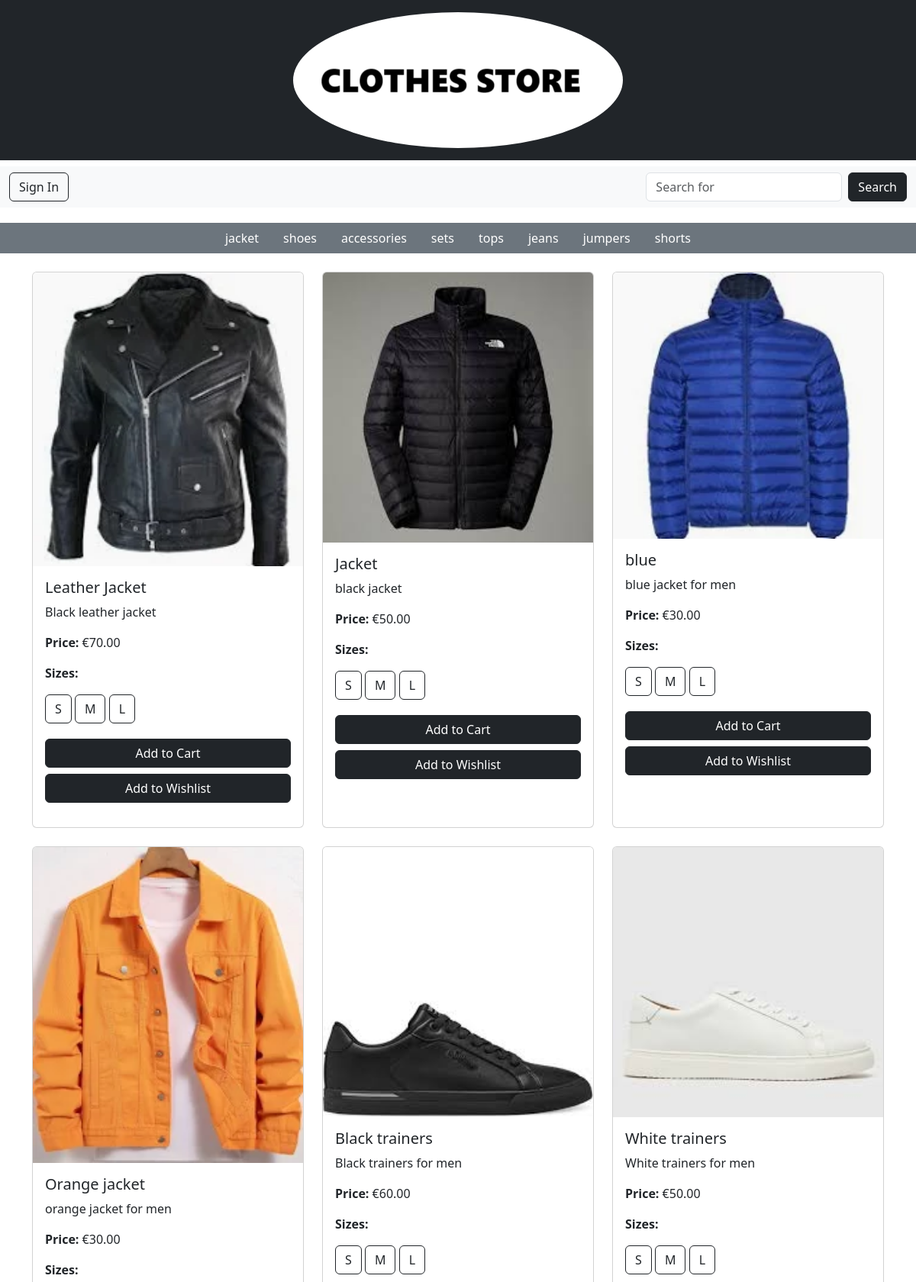
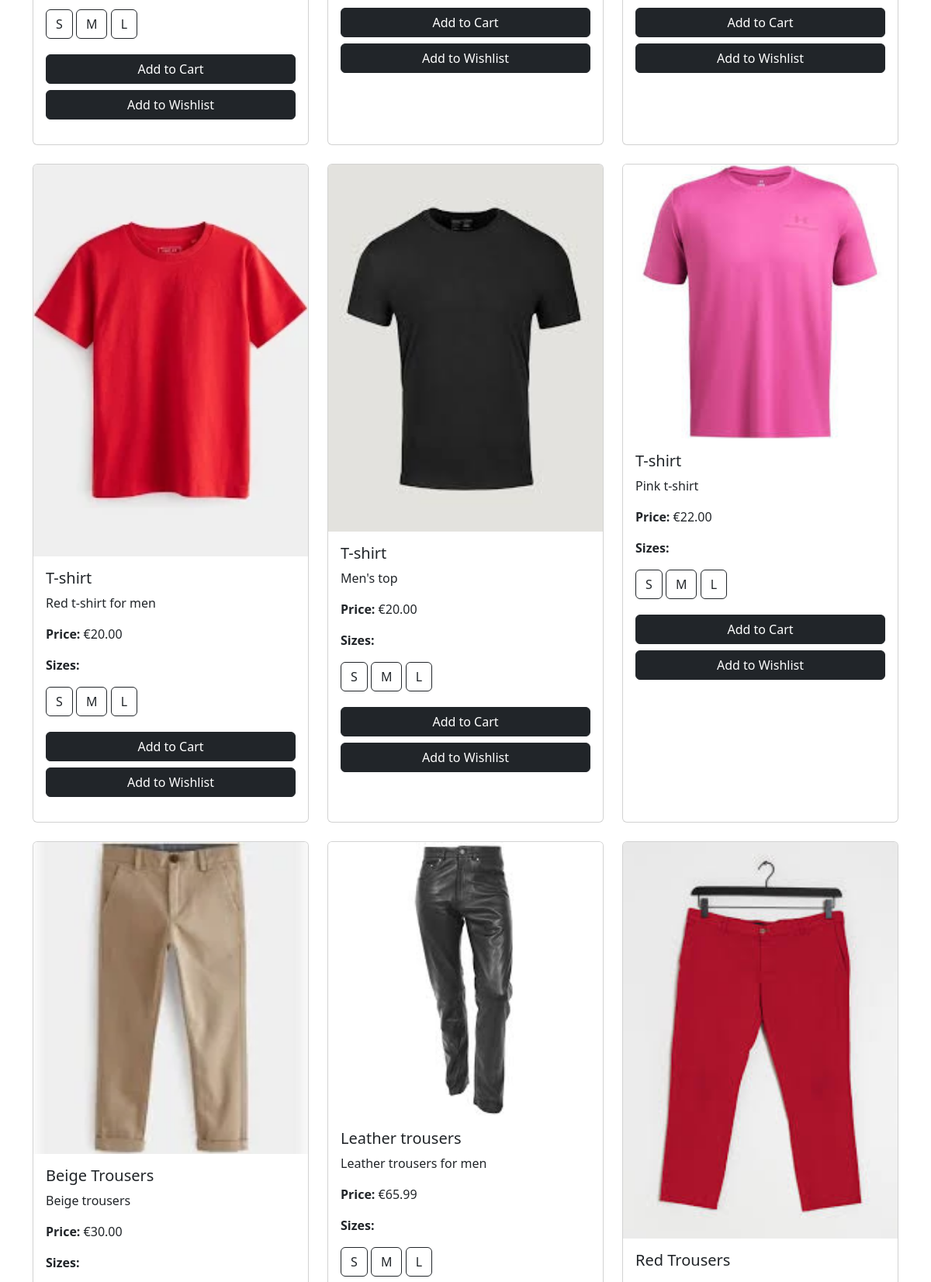
Page /store/men/ (upper part) on the committed database (2 pictures, top to bottom).
### store/models.py (models this page shows, shortened)
class Category(models.Model):
    name = models.CharField(max_length=255)
    parent = models.ForeignKey('self', on_delete=models.CASCADE, null=True, blank=True, related_name='subcategories')

class Product(models.Model):
    name = models.CharField(max_length=255)
    description = models.TextField()
    price = models.DecimalField(max_digits=10, decimal_places=2)
    category = models.ForeignKey(Category, on_delete=models.CASCADE)
    image = models.ImageField(null=True, blank=True)
    sizes = models.ManyToManyField(Size, related_name='products')
    colour = models.CharField(max_length=50, blank=True, null=True)
    quantity_in_stock = models.PositiveIntegerField(default=0)

class Size(models.Model):
    name = models.CharField(max_length=50)

### store/views.py (the view)
# urls.py: path('store/men/',mens_view, name='mens'),
def mens_view(request):
    men_category = get_object_or_404(Category, name__iexact="Men")
    subcategories = Category.objects.filter(parent=men_category)
    subcategory_name = request.GET.get('subcategory')
    if subcategory_name:
        subcategory = get_object_or_404(Category, name__iexact=subcategory_name, parent=men_category)
        products = Product.objects.filter(category=subcategory)
    else:
        products = Product.objects.filter(category__in=[men_category] + list(subcategories))
    return render(request, 'mens.html', {
        'products': products,
        'subcategories': subcategories,
    })

### cart/context_processors.py (called while the page is built)
def counter(request):
    item_count = 0
    if 'admin' in request.path:
        return {}
    else:
        try:
            cart = Cart.objects.filter(cart_id=_cart_id(request))
            cart_items = CartItem.objects.all().filter(cart=cart[:1])
            for cart_item in cart_items:
                item_count += cart_item.quantity
        except Cart.DoesNotExist:
            item_count = 0
    return {'item_count':item_count}

### cart/views.py (called while the page is built)
def _cart_id(request):
    cart = request.session.session_key
    if not cart:
        cart = request.session.create()
    return cart

### loyalty/context_processors.py (called while the page is built)
def loyalty_points(request):
    if request.user.is_authenticated:
        try:
            loyalty = Loyalty.objects.get(user=request.user)
        except Loyalty.DoesNotExist:
            loyalty = None
    else:
        loyalty = None
    return {'loyalty': loyalty}

### pages/templates/mens.html (shortened to what this page needs)
{% load static %}
<!DOCTYPE html>
<html lang="en">
<head>
    <link rel="stylesheet" href="{% static 'css/style.css' %}">
    <link href="https://cdn.jsdelivr.net/npm/bootstrap@5.3.3/dist/css/bootstrap.min.css" rel="stylesheet">
</head>
<body>
    <header class="bg-dark text-white py-3">
        <div class="container text-center">
            {% include 'header.html' %}
        </div>
    </header>
    {% include 'nav.html' %}
    <nav class="category-nav bg-secondary text-center mt-2">
        <ul class="nav justify-content-center">
            {% for subcategory in subcategories %}
                <li class="nav-item">
                    <a class="nav-link text-white {% if subcategory.name == selected_subcategory %}active{% endif %}"
                       href="?subcategory={{ subcategory.name }}">
                        {{ subcategory.name }}
                    </a>
                </li>
            {% endfor %}
        </ul>
    </nav>
    <div class="container mt-4">
        <div class="row">
            {% for product in products %}
                <div class="col-md-4 mb-4">
                    <div class="card h-100">
                        {% if product.image %}
                            <img src="{{ product.image.url }}" class="card-img-top" alt="{{ product.name }}">
                        {% else %}
                            <img src="{% static 'images/default.jpg' %}" class="card-img-top" alt="Default Image">
                        {% endif %}
                        <div class="card-body d-flex flex-column">
                            <h5 class="card-title">{{ product.name }}</h5>
                            <p class="card-text">{{ product.description }}</p>
                            <p><strong>Price:</strong> €{{ product.price }}</p>
                            <div class="size-buttons mb-3">
                                <p><strong>Sizes:</strong></p>
                                {% for size in product.sizes.all %}
                                    <button class="btn btn-outline-dark size-btn mb-1" data-product-id="{{ product.id }}" data-size-id="{{ size.id }}">
                                        {{ size.name }}
                                    </button>
                                {% endfor %}
                            </div>
                            <a href="#" class="btn btn-dark add-to-cart mb-2" data-product-id="{{ product.id }}">
                                Add to Cart
                            </a>
                            <a href="#" class="btn btn-dark add-to-wishlist mb-3">Add to Wishlist</a>
                        </div>
                    </div>
                </div>
            {% empty %}
                <p class="text-center">No products available in this category.</p>
            {% endfor %}
        </div>
    </div>
</body>
</html>

### rows in the picture
Category: name "jacket"
Category: name "shoes"
Category: name "accessories"
Category: name "sets"
Category: name "tops"
Category: name "jeans"
Category: name "jumpers"
Category: name "shorts"
Product: image (picture), name "Leather Jacket", description "Black leather jacket", price "70.00"
Size: name "S"
Size: name "M"
Size: name "L"
Product: image (picture), name "Jacket", description "black jacket", price "50.00"
Product: image (picture), name "blue", description "blue jacket for men", price "30.00"
Product: image (picture), name "Orange jacket", description "orange jacket for men", price "30.00"
Product: image (picture), name "Black trainers", description "Black trainers for men", price "60.00"
Product: image (picture), name "White trainers", description "White trainers for men", price "50.00"
Product: image (picture), name "T-shirt", description "Red t-shirt for men", price "20.00"
Product: image (picture), name "T-shirt", description "Men's top", price "20.00"
Product: image (picture), name "T-shirt", description "Pink t-shirt", price "22.00"
Product: image (picture), name "Beige Trousers", description "Beige trousers", price "30.00"
Product: image (picture), name "Leather trousers", description "Leather trousers for men", price "65.99"
Product: image (picture), name "Red Trousers"
